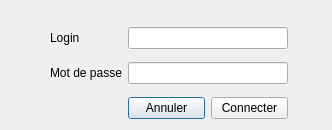
<?xml version="1.0" encoding="UTF-8"?>
<ui version="4.0">
 <class>DialogConnexion</class>
 <widget class="QDialog" name="DialogConnexion">
  <property name="geometry">
   <rect>
    <x>0</x>
    <y>0</y>
    <width>332</width>
    <height>130</height>
   </rect>
  </property>
  <property name="windowTitle">
   <string>Authentification</string>
  </property>
  <widget class="QWidget" name="gridLayoutWidget">
   <property name="geometry">
    <rect>
     <x>50</x>
     <y>20</y>
     <width>238</width>
     <height>106</height>
    </rect>
   </property>
   <layout class="QGridLayout" name="gridLayout">
    <item row="2" column="1">
     <widget class="QPushButton" name="btnAnnuler">
      <property name="text">
       <string>Annuler</string>
      </property>
     </widget>
    </item>
    <item row="0" column="0">
     <widget class="QLabel" name="lblLogin">
      <property name="text">
       <string>Login</string>
      </property>
     </widget>
    </item>
    <item row="1" column="0">
     <widget class="QLabel" name="lblMotdepasse">
      <property name="text">
       <string>Mot de passe</string>
      </property>
     </widget>
    </item>
    <item row="0" column="1" colspan="2">
     <widget class="QLineEdit" name="leLogin"/>
    </item>
    <item row="1" column="1" colspan="2">
     <widget class="QLineEdit" name="leMotdepasse"/>
    </item>
    <item row="2" column="2">
     <widget class="QPushButton" name="btnConnecter">
      <property name="text">
       <string>Connecter</string>
      </property>
     </widget>
    </item>
   </layout>
  </widget>
 </widget>
 <tabstops>
  <tabstop>leLogin</tabstop>
  <tabstop>leMotdepasse</tabstop>
  <tabstop>btnConnecter</tabstop>
  <tabstop>btnAnnuler</tabstop>
 </tabstops>
 <resources/>
 <connections/>
</ui>
